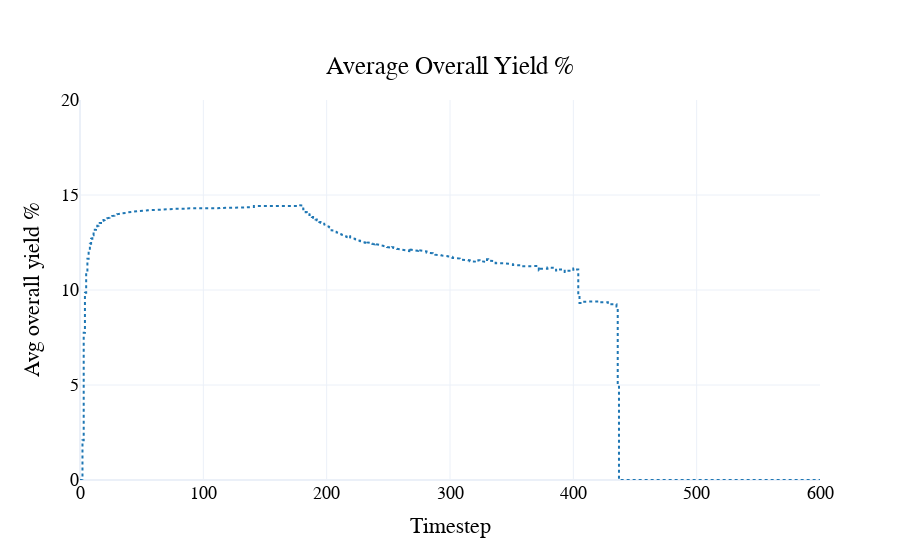

Notebook cell for this chart:
### Code cell
fig = visualizations.plot_avg_overall_yield(
    df
)
pio.show(fig)

### Figure 1 — Plotly figure (JSON) as saved in the notebook; plotly's stock layout.template omitted (floating-point values rounded to 4 significant figures; data arrays with more than 128 entries replaced by an {"elided": "..."} marker saying what was removed)
{"data": [{"line": {"color": "#1f77b4", "dash": "dot"}, "name": "Avg overall yield %", "type": "scatter", "x": {"elided": "4201 int values"}, "y": {"elided": "4201 float values"}}], "layout": {"font": {"color": "black", "family": "Arial", "size": 18}, "hovermode": "x unified", "legend": {"orientation": "h", "x": 0.5, "xanchor": "center", "y": -0.5, "yanchor": "bottom"}, "paper_bgcolor": "rgba(255, 255, 255, 1)", "plot_bgcolor": "rgba(255, 255, 255, 1)", "title": {"text": "Average Overall Yield %", "x": 0.5, "xanchor": "center", "y": 0.9, "yanchor": "top"}, "xaxis": {"title": {"text": "Timestep"}}, "yaxis": {"range": [0, 20], "title": {"text": "Avg overall yield %"}}}}
